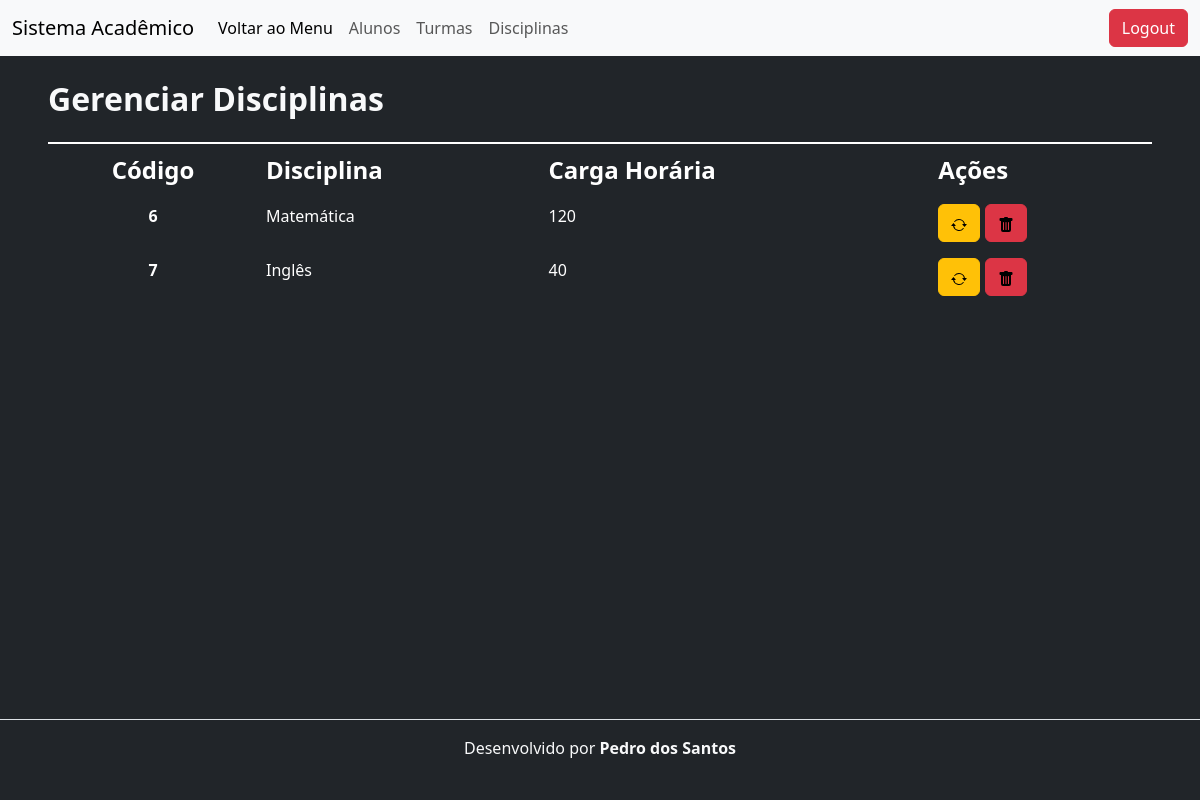
The page /sis-escolar/disciplinas/disciplinas-listar.php on the database as committed earlier.
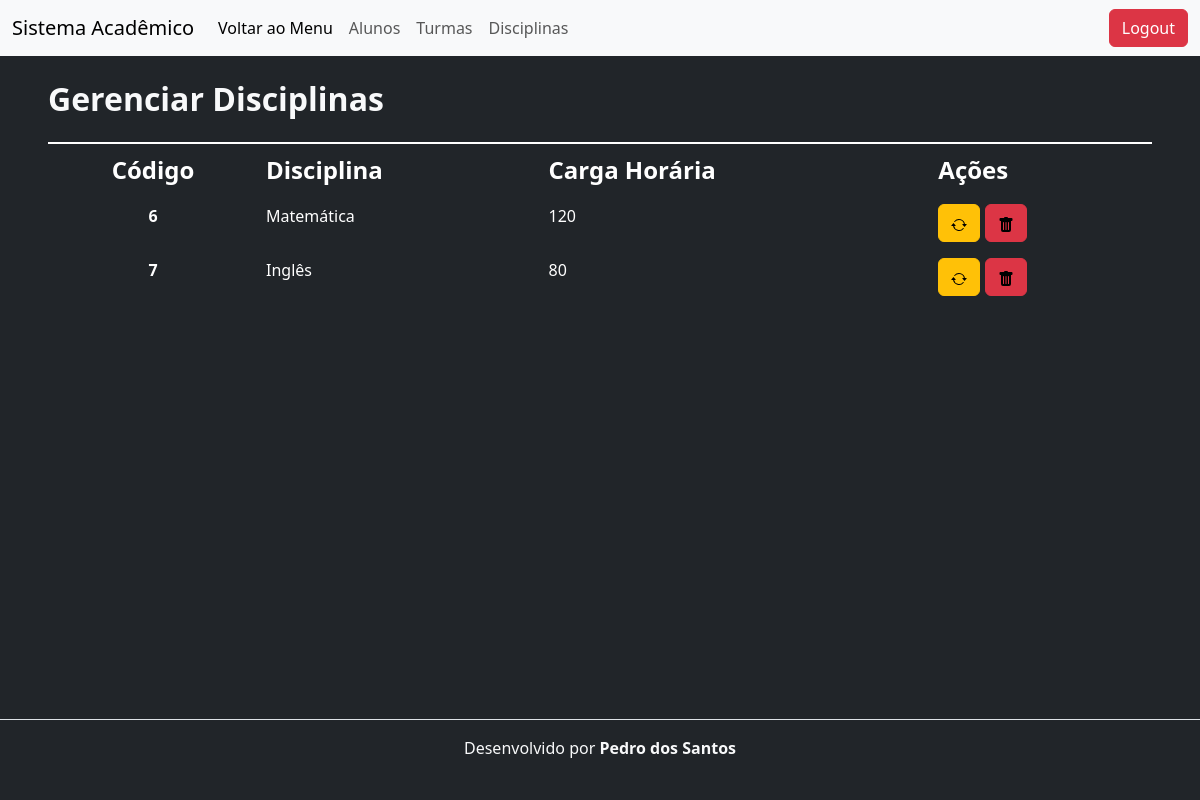
The same page on the database as committed later.
### tables this page shows
CREATE TABLE `tb_disciplinas` (
  `id` int(8) NOT NULL,
  `nomeDisciplina` varchar(40) NOT NULL,
  `cargaHora` varchar(10) NOT NULL
);

### sis-escolar/classes/Disciplina.php (called while the page is built, shortened)
<?php
class Disciplina{
    public function listar(){
        $sql = "SELECT * FROM tb_disciplinas";
        $conexao = new PDO('mysql:host=127.0.0.1;dbname=sis-escolar','root','');
        $resultado = $conexao->query($sql);
        $lista = $resultado->fetchAll();
        return $lista;
    }
}
?>

### sis-escolar/disciplinas/disciplinas-listar.php (the view, shortened to what this page needs)
<?php
    require_once "../classes/Disciplina.php";
    $disciplina = new Disciplina();
    $lista = $disciplina->listar();
?>
<!DOCTYPE html>
<html lang="pt-br">
<head>
    <link href="https://cdn.jsdelivr.net/npm/bootstrap@5.3.0-alpha3/dist/css/bootstrap.min.css" rel="stylesheet">
</head>
<body class="bg-dark text-light">
<header class="mb-4">
        <nav class="navbar navbar-expand-lg bg-body-tertiary">
            <div class="container-fluid">
              <a class="navbar-brand">Sistema Acadêmico</a>
              <div class="collapse navbar-collapse" id="navbarScroll">
                <ul class="navbar-nav me-auto my-2 my-lg-0 navbar-nav-scroll" style="--bs-scroll-height: 100px;">
                  <li class="nav-item">
                    <a class="nav-link active" aria-current="page" href="../menu.html"> Voltar ao Menu</a>
                  </li>
                  <li class="nav-item">
                    <a class="nav-link" href="../alunos/alunos-listar.php">Alunos</a>
                  </li>
                  <li class="nav-item">
                    <a class="nav-link" href="../turmas/turmas-listar.php">Turmas</a>
                  </li>
                  <li class="nav-item">
                    <a class="nav-link" href="../disciplinas/disciplinas-listar.php">Disciplinas</a>
                  </li>
                </ul>
                <a class="btn btn-danger" href="#">Logout</a>
              </div>
            </div>
          </nav>
    </header>
    <div class="px-5">
        <h1 class="my-4 fs-2 fw-bold">Gerenciar Disciplinas</h1>
        <div class="table-responsive align-item-center">
            <table class="table table-dark table-hover table-borderless">
                <thead>
                    <tr class="table-group-divider">
                        <th class="text-center fs-4" scope="col">Código</th>
                        <th class="fs-4" scope="col">Disciplina</th>
                        <th class="fs-4" scope="col">Carga Horária</th>
                        <th class="fs-4" scope="col">Ações</th>
                    </tr>
                </thead>
                <tbody class="text-light">
                    <?php foreach ($lista as $linha): ?>
                    <tr>
                        <td class="text-center fw-bold"><?php echo $linha['id'] ?></td>
                        <td><?php echo $linha['nomeDisciplina'] ?></td>
                        <td><?php echo $linha['cargaHora'] ?></td>
                        <td>
                            <a class="btn btn-warning" href="disciplinas-editar.php?id=<?= $linha['id'] ?>" role="button">
                            </a>
                            <a class="btn btn-danger" href="disciplinas-excluir.php?id=<?= $linha['id'] ?>" role="button">
                            </a>
                        </td>
                    </tr>
                    <?php endforeach ?>
                </tbody>
            </table>
        </div>
    </div>
    <footer class="fixed-bottom align-items-center py-3 my-2 border-top text-light">
        <p class="text-center ">Desenvolvido por <strong>Pedro dos Santos</strong></p>
    </footer>
</body>
</html>

Rows that differ between the two databases and show on the page:
changed tb_disciplinas "Inglês": cargaHora "40" → "80"
